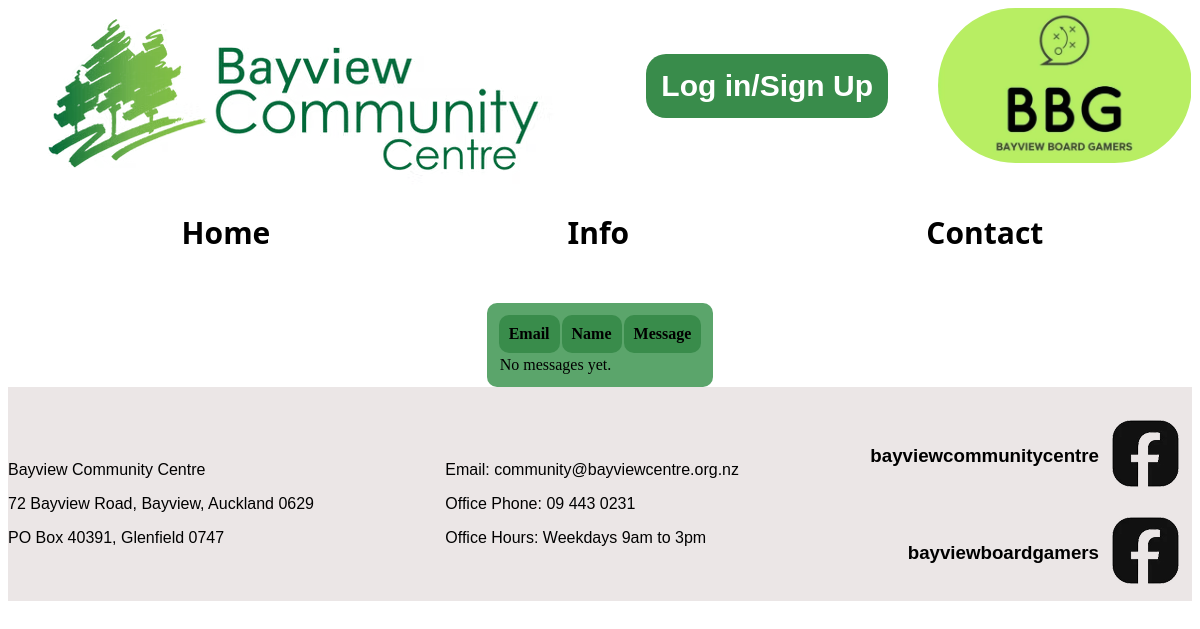
The app's page /adminform, older data.
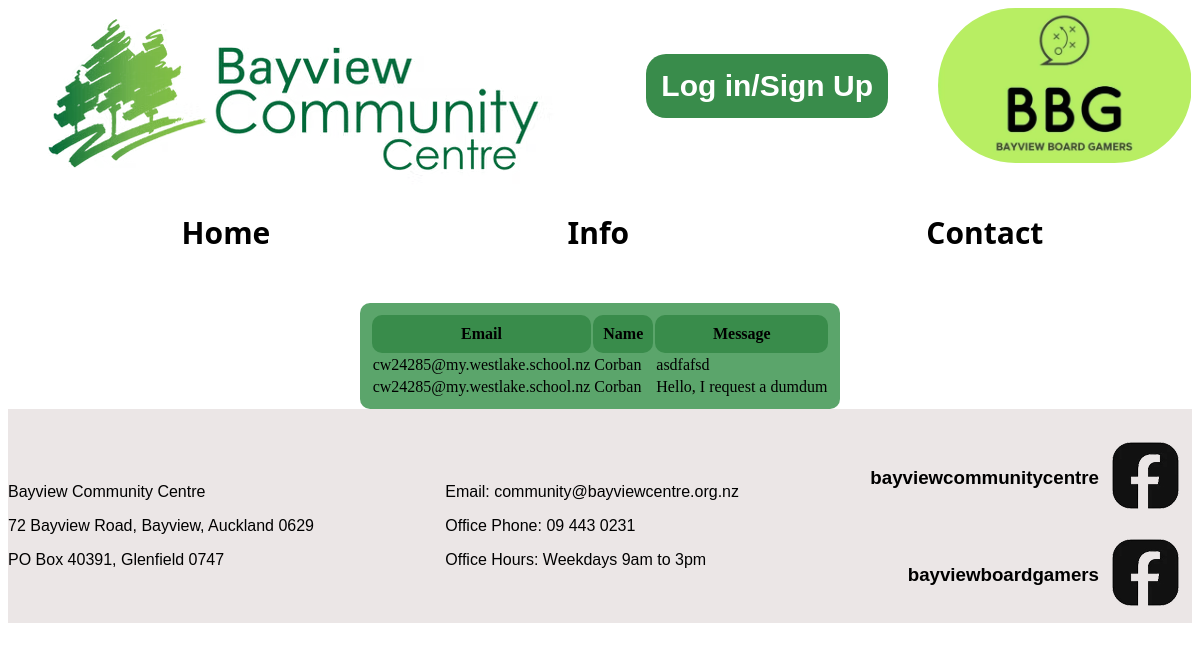
The same page, newer data.
### tables this page shows
CREATE TABLE forms (
                    form_id INTEGER PRIMARY KEY,
                    email TEXT NOT NULL,
                    name TEXT NOT NULL,
                    message TEXT NOT NULL);

### app.py (the view)
@app.route("/adminform")
def adminform():
    base = "loggedinbase.html" if "email" in session else "base.html"
    conn = get_db()
    cursor = conn.cursor()
    cursor.execute("SELECT email, name, message FROM forms ORDER BY form_id DESC")
    forms = cursor.fetchall()
    conn.close()
    return render_template("AdminForm.html", base=base, forms=forms)

### app.py (called while the page is built)
def get_db():
    conn = sqlite3.connect(folder/db)
    conn.row_factory = sqlite3.Row
    return conn

### templates/AdminForm.html (shortened to what this page needs)
{% extends base %}
{% block content %}
<div class="adminform-content">
    <table>
        <tr>
            <th>Email</th>
            <th>Name</th>
            <th>Message</th>
        </tr>
        {% for x in forms %}
        <tr>
            <td>{{ x[0] }}</td>
            <td>{{ x[1] }}</td>
            <td>{{ x[2] }}</td>
        </tr>
        {% else %}
        <tr>
            <td colspan="3">No messages yet.</td>
        </tr>
        {% endfor %}
    </table>
</div>
{% endblock %}

### templates/Base.html (shortened to what this page needs)
<!DOCTYPE html>
<head>
    <link rel="stylesheet" href="{{url_for('static', filename='style.css')}}">
</head>
<body>
    <div class="page-container">
        <header>
            <a href="https://www.bayviewcentre.org.nz/"><img class="bcclogo" src="static/images/bcclogo.png" alt="Bayview Community Centre Logo"></a>
            <div class="login">
                <a href="{{url_for('login')}}"><h2>Log in/Sign Up</h2></a>
                <img class="bbglogo" src="static/images/bbglogo.png" alt="Bayview Board Gamers Logo">
            </div>
        </header>
        <nav>
            <ul>
                <li><a href="{{url_for('home')}}" {% if url_for(request.endpoint) == '/'%}class="hightlight"{% endif %}>Home</a></li>
                <li><a href="{{url_for('info')}}" {% if url_for(request.endpoint) == '/info'%}class="hightlight"{% endif %}>Info</a></li>
                <li><a href="{{url_for('contact')}}" {% if url_for(request.endpoint) == '/contact'%}class="hightlight"{% endif %}>Contact</a></li>
            </ul>
        </nav>
        {%block content%}{%endblock%}
        <footer>
            <div class="footer-text">
            <p>Bayview Community Centre</p>
            <p>72 Bayview Road, Bayview, Auckland 0629</p>
            <p>PO Box 40391, Glenfield 0747</p>
            </div>
            <div class="second-footer-text">
            <p>Email: community@bayviewcentre.org.nz</p>
            <p>Office Phone: 09 443 0231</p>
            <p>Office Hours: Weekdays 9am to 3pm</p>
            </div>
            <div class="right-footer">
                <div class="footer-img-label">
                    <h3><a href="{{url_for('bccfb')}}">bayviewcommunitycentre</a></h3>
                    <h3><a href="{{url_for('bbgfb')}}">bayviewboardgamers</a></h3>
                </div>
                <div class="footer-img">
                <a href="{{url_for('bccfb')}}">
                    <img src="static/images/image 3.png" alt="Facebook Logo">
                </a>
                <a href="{{url_for('bbgfb')}}">
                    <img src="static/images/image 3.png" alt="Facebook Logo">
                </a>
                </div>
            </div>
        </footer>
    </div>
</body>
</html>

### static/style.css (style rules this page uses)
.page-container { width: auto; background-color: rgb(255, 255, 255); }
header { display: flex; justify-content: space-between; }
.login { display: flex; flex-direction: row; height: 155px; }
header .login a { align-self: center; text-decoration: none; }
header .login a h2 { margin: 0px; align-self: center; padding: 15px; border-radius: 20px; margin-right: 50px; background-color: #398C4B; color: white; transition: 0.3s ease; }
header .login h2 { margin: 0px; align-self: center; padding: 15px; border-radius: 20px; margin-right: 50px; background-color: #398C4B; color: white; transition: 0.3s ease; }
.adminform-content { display: flex; flex-direction: row; justify-content: center; }
th { background-color: #398C4B; border-radius: 10px; padding: 10px; }
table { display: flex; flex-direction: row; justify-content: space-between; width: auto; background-color: #5ba56b; border-radius: 10px; padding: 10px; }
.bbglogo { width: 254px; height: 155px; border-radius: 80px; object-position: -1px; }
.bcclogo { height: 184px; width: 600px; transition: 0.3s ease; }
nav { margin-bottom: 50px; }
nav ul { display: flex; justify-content: space-around; list-style: none; padding-inline-start: 25px; }
nav ul li a { text-decoration: none; color: black; font-size: 30px; font-family: 'Segoe UI'; font-weight: 700; transition: 0.4s ease; }
h2 { color: #398C4B; font-size: 30px; font-weight: 550; font-family: sans-serif; }
footer { background-color: #EBE6E6; display: flex; align-items: center; justify-content: space-between; padding-top: 20px; font-family: sans-serif; width: 100%; }
footer a { color: black; text-decoration: none; }
.right-footer { display: flex; justify-content: flex-end; }
.footer-img-label h3 { color: black; }
.footer-img-label { display: flex; flex-direction: column; justify-content: space-around; text-align: right; }
.footer-img-label a { text-decoration: none; color: black; }
.footer-img { display: flex; flex-direction: column; justify-content: space-around; }

Row changes from the older to the newer data that the page shows:
added forms: email "cw24285@my.westlake.school.nz", name "Corban", message "asdfafsd"
added forms: email "cw24285@my.westlake.school.nz", name "Corban", message "Hello, I request a dumdum"
Text that changed along with them:
text no longer shown: "No messages yet."
